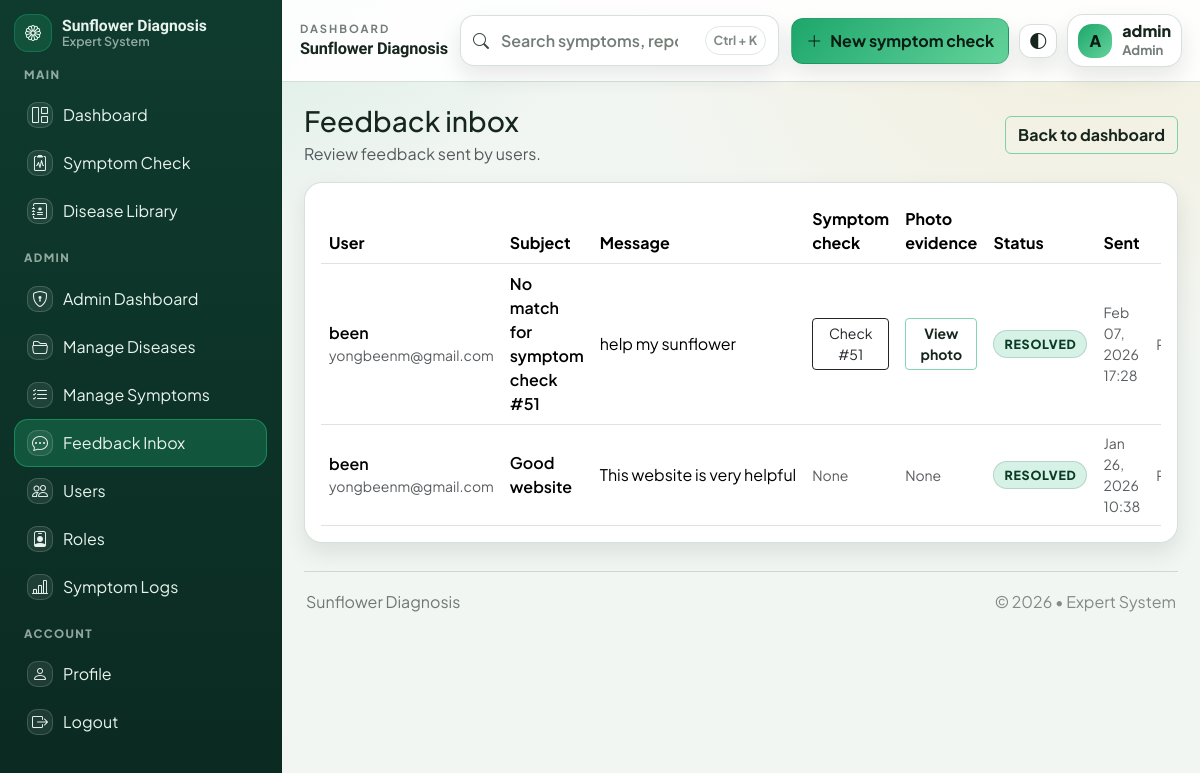
The app's page /admin/feedback (signed in) with its own data.
### app/models/user.py (models this page shows, shortened)
class User(UserMixin, db.Model):
    __tablename__ = "users"
    id = db.Column(db.Integer, primary_key=True)
    username = db.Column(db.String(80), unique=True, nullable=False, index=True)
    email = db.Column(db.String(120), unique=True, nullable=False, index=True)
    password_hash = db.Column(db.String(255), nullable=False)
    role = db.Column(db.String(20), nullable=False, default="user")  # "user", "doctor", or "admin"
    created_at = db.Column(db.DateTime, default=datetime.utcnow, nullable=False)
    role_id = db.Column(db.Integer, db.ForeignKey("roles.id"), nullable=True, index=True)
    role_obj = db.relationship("Role", lazy="joined")
    symptom_checks = db.relationship(
        "SymptomCheck", back_populates="user", cascade="all, delete-orphan"
    )
    feedback_items = db.relationship(
        "Feedback", back_populates="user", cascade="all, delete-orphan"
    )
    def has_permission(self, permission_name: str) -> bool:
        if not permission_name:
            return False
        if self.role == "admin" and permission_name == "access_admin":
            return True
        try:
            q = (
                db.session.query(Permission.id)
                .join(role_permissions, Permission.id == role_permissions.c.permission_id)
                .filter(Permission.name == permission_name)
            )
            if self.role_id:
                q = q.filter(role_permissions.c.role_id == self.role_id)
            else:
                q = q.join(Role, Role.id == role_permissions.c.role_id).filter(Role.name == self.role)
            row = q.first()
            return row is not None
        except OperationalError:
            return self.role == "admin"

### app/models/feedback.py (models this page shows, shortened)
class Feedback(db.Model):
    __tablename__ = "feedback"
    id = db.Column(db.Integer, primary_key=True)
    user_id = db.Column(db.Integer, db.ForeignKey("users.id"), nullable=False, index=True)
    symptom_check_id = db.Column(
        db.Integer, db.ForeignKey("symptom_checks.id"), nullable=True, index=True
    )
    subject = db.Column(db.String(160), nullable=False)
    message = db.Column(db.Text, nullable=False)
    photo_filename = db.Column(db.String(220), nullable=True)
    status = db.Column(db.String(20), nullable=False, default="open", index=True)
    created_at = db.Column(db.DateTime, default=datetime.utcnow, nullable=False, index=True)
    user = db.relationship("User", back_populates="feedback_items")
    symptom_check = db.relationship("SymptomCheck", lazy="joined")

### app/routes/admin.py (the view)
@admin_bp.route("/feedback")
@login_required
@permission_required("access_admin")
def feedback():
    feedback_items = Feedback.query.order_by(Feedback.created_at.desc()).all()
    return render_template("admin/feedback.html", feedback_items=feedback_items)

### app/models/user.py (called while the page is built)
@login_manager.user_loader
def load_user(user_id: str):
    return User.query.get(int(user_id))

### app/utils.py (called while the page is built)
def permission_required(permission_name: str):
    def decorator(fn):
        @wraps(fn)
        def wrapper(*args, **kwargs):
            if not current_user.is_authenticated:
                abort(403)
            if not getattr(current_user, "has_permission", None):
                abort(403)
            if not current_user.has_permission(permission_name):
                abort(403)
            return fn(*args, **kwargs)
        return wrapper
    return decorator

### app/templates/admin/feedback.html (shortened to what this page needs)
{% extends "base.html" %}

### app/templates/base.html (shortened to what this page needs)
<!doctype html>
<html lang="en" data-theme="light" data-bs-theme="light">
<head>
  <link href="https://cdn.jsdelivr.net/npm/bootstrap@5.3.3/dist/css/bootstrap.min.css" rel="stylesheet">
  <link href="https://cdn.jsdelivr.net/npm/bootstrap-icons@1.11.3/font/bootstrap-icons.min.css" rel="stylesheet">
  <link rel="stylesheet" href="{{ url_for('static', filename='css/style.css') }}?v=3">
</head>
<body>
  {% set authed = current_user.is_authenticated %}
  {% if authed %}
  <div class="sf-app">
    <aside class="sf-sidebar" aria-label="Sidebar">
      <div class="sf-side-head">
        <a class="sf-brand" href="{{ url_for('main.home') }}">
          <span class="sf-brand-icon" aria-hidden="true"><i class="bi bi-flower1"></i></span>
          <span class="sf-brand-text">
            <span class="sf-brand-title">Sunflower Diagnosis</span>
            <span class="sf-brand-sub">Expert System</span>
          </span>
        </a>
      </div>
      <nav class="sf-nav">
        <div class="sf-nav-section">MAIN</div>
        <a class="sf-nav-item {% if request.path == '/' %}is-active{% endif %}" href="{{ url_for('main.home') }}">
          <span class="sf-nav-ico" aria-hidden="true"><i class="bi bi-grid-1x2"></i></span>
          <span>Dashboard</span>
        </a>
        <a class="sf-nav-item {% if request.path.startswith('/diagnose') %}is-active{% endif %}" href="{{ url_for('main.diagnose_page') }}">
          <span class="sf-nav-ico" aria-hidden="true"><i class="bi bi-clipboard2-pulse"></i></span>
          <span>Symptom Check</span>
        </a>
        <a class="sf-nav-item" href="{{ url_for('main.home') }}#library">
          <span class="sf-nav-ico" aria-hidden="true"><i class="bi bi-journal-medical"></i></span>
          <span>Disease Library</span>
        </a>
        {% if current_user.has_permission('access_admin') %}
          <div class="sf-nav-section">ADMIN</div>
          <a class="sf-nav-item {% if request.path.startswith('/admin/dashboard') %}is-active{% endif %}" href="{{ url_for('admin.dashboard') }}">
            <span class="sf-nav-ico" aria-hidden="true"><i class="bi bi-shield-lock"></i></span>
            <span>Admin Dashboard</span>
          </a>
          <a class="sf-nav-item {% if request.path.startswith('/admin/diseases') or request.path.startswith('/admin/disease/') %}is-active{% endif %}" href="{{ url_for('admin.diseases') }}">
            <span class="sf-nav-ico" aria-hidden="true"><i class="bi bi-folder2-open"></i></span>
            <span>Manage Diseases</span>
          </a>
          <a class="sf-nav-item {% if request.path.startswith('/admin/checklists') or request.path.startswith('/admin/checklist/') %}is-active{% endif %}" href="{{ url_for('admin.checklists') }}">
            <span class="sf-nav-ico" aria-hidden="true"><i class="bi bi-list-check"></i></span>
            <span>Manage Symptoms</span>
          </a>
          <a class="sf-nav-item {% if request.path.startswith('/admin/feedback') %}is-active{% endif %}" href="{{ url_for('admin.feedback') }}">
            <span class="sf-nav-ico" aria-hidden="true"><i class="bi bi-chat-dots"></i></span>
            <span>Feedback Inbox</span>
          </a>
          <a class="sf-nav-item {% if request.path.startswith('/admin/users') or request.path.startswith('/admin/user') %}is-active{% endif %}" href="{{ url_for('admin.users') }}">
            <span class="sf-nav-ico" aria-hidden="true"><i class="bi bi-people"></i></span>
            <span>Users</span>
          </a>
          <a class="sf-nav-item {% if request.path.startswith('/admin/roles') %}is-active{% endif %}" href="{{ url_for('admin.roles') }}">
            <span class="sf-nav-ico" aria-hidden="true"><i class="bi bi-person-badge"></i></span>
            <span>Roles</span>
          </a>
          <a class="sf-nav-item {% if request.path.startswith('/admin/symptom') %}is-active{% endif %}" href="{{ url_for('admin.symptom_checks') }}">
            <span class="sf-nav-ico" aria-hidden="true"><i class="bi bi-bar-chart-line"></i></span>
            <span>Symptom Logs</span>
          </a>
        {% endif %}
        <div class="sf-nav-section">ACCOUNT</div>
        <a class="sf-nav-item {% if request.path.startswith('/user/profile') %}is-active{% endif %}" href="{{ url_for('user.profile') }}">
          <span class="sf-nav-ico" aria-hidden="true"><i class="bi bi-person"></i></span>
          <span>Profile</span>
        </a>
        <a class="sf-nav-item" href="{{ url_for('auth.logout') }}">
          <span class="sf-nav-ico" aria-hidden="true"><i class="bi bi-box-arrow-right"></i></span>
          <span>Logout</span>
        </a>
      </nav>
    </aside>
    <div class="sf-main">
      <header class="sf-topbar">
        <div class="sf-topbar-left">
          <div class="sf-topbar-meta">
            <div class="sf-topbar-kicker">Dashboard</div>
            <div class="sf-topbar-title">Sunflower Diagnosis</div>
          </div>
        </div>
        <form class="sf-search" role="search" method="get" action="{{ url_for('main.search') }}">
          <i class="bi bi-search sf-search-ico" aria-hidden="true"></i>
          <input class="sf-search-input" type="search" name="q" value="{{ request.args.get('q','') }}" placeholder="Search symptoms, reports, crops" autocomplete="off" aria-label="Search">
          <span class="sf-search-hint">Ctrl + K</span>
        </form>
        <div class="sf-top-actions">
          <a class="sf-primary-btn" href="{{ url_for('main.diagnose_page') }}">
            <i class="bi bi-plus-lg" aria-hidden="true"></i>
            New symptom check
          </a>
          <button class="sf-icon-btn" type="button" data-action="toggleTheme" title="Toggle theme" aria-label="Toggle theme">
            <i class="bi bi-circle-half" aria-hidden="true"></i>
          </button>
          <div class="sf-userchip" title="Signed in">
            <div class="sf-avatar" aria-hidden="true">{{ (current_user.username or 'U')[0] | upper }}</div>
            <div class="sf-userchip-text d-none d-sm-block">
              <div class="sf-userchip-name">{{ current_user.username }}</div>
              <div class="sf-userchip-role">{{ (current_user.role or 'user') | capitalize }}</div>
            </div>
          </div>
        </div>
      </header>
      <main class="sf-content">
        {{ page_content | safe }}
        <footer class="sf-footer">
          <div>Sunflower Diagnosis</div>
          <div class="sf-footer-muted">© 2026 • Expert System</div>
        </footer>
      </main>
    </div>
  </div>
  {% endif %}
</body>
</html>

### records on screen
User: username "A", username "admin", role "Admin"
Feedback: message "Feedback inbox Review feedback sent by users. Back to dashboard User Subject Message Symptom check Photo evidence Status Sent been yongbeenm@gmail.com No match for symptom check #51 help my sunflower Check #51 View photo RESOLVED Feb 07, 2026 17:28 been yongbeenm@gmail.com Good website This website is very helpful None None RESOLVED Jan 26, 2026 10:38"
